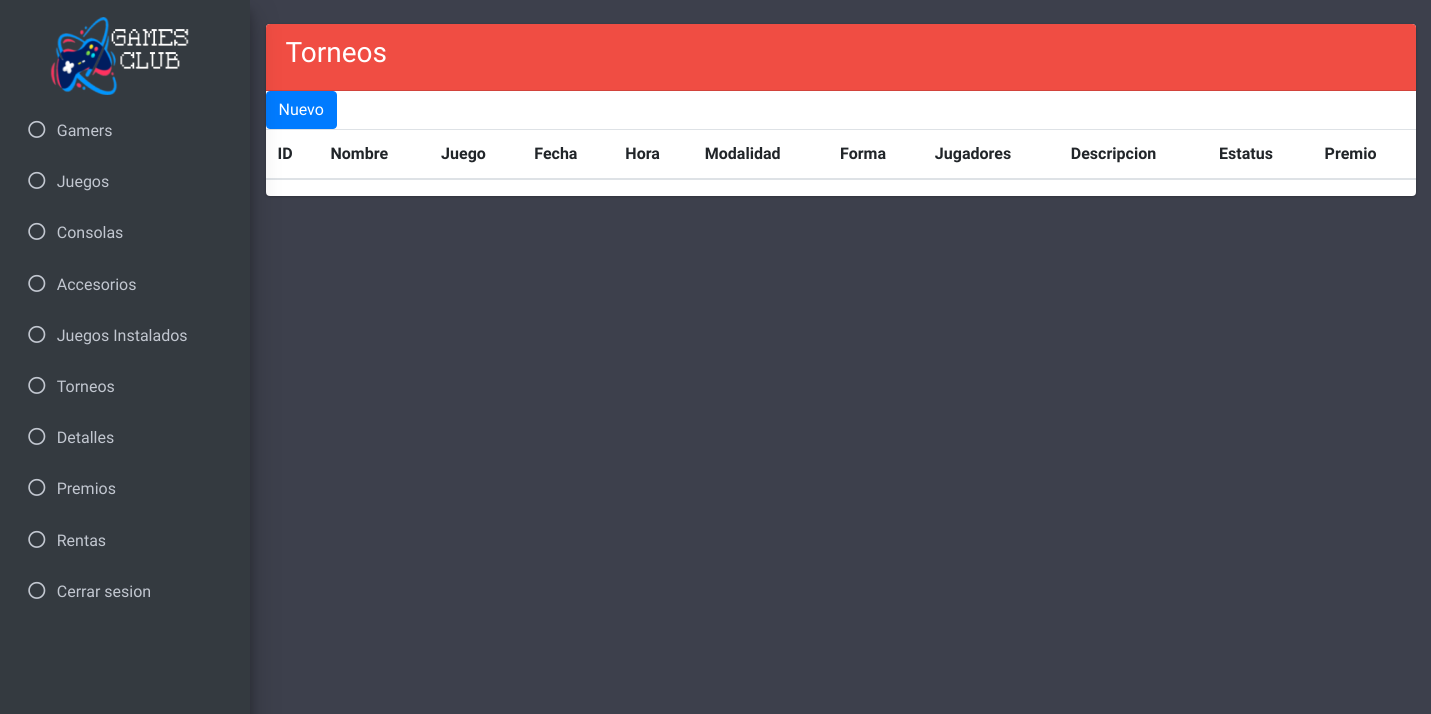
Page /vistas/admin_cTorneo.php (signed in) on the earlier database version.
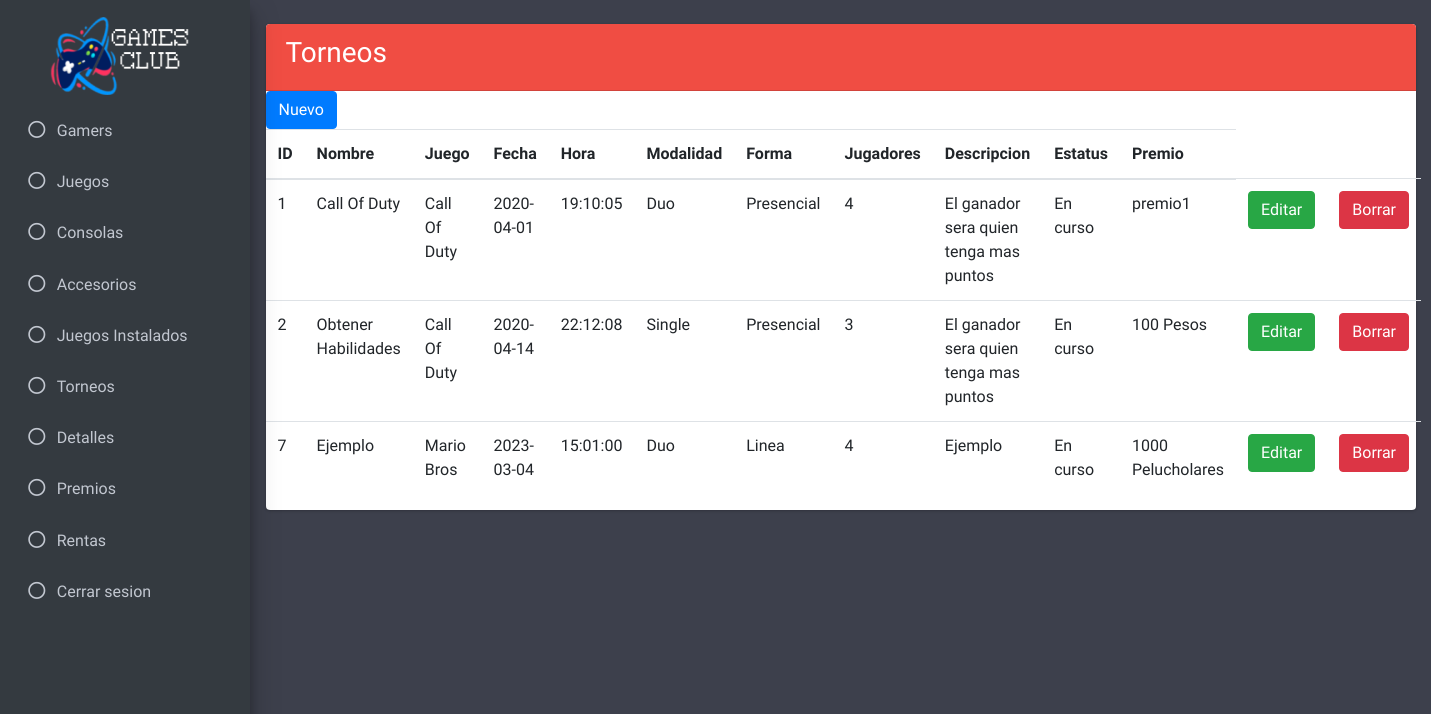
Same page on the later database version.
### tables this page shows
CREATE TABLE `torneo` (
  `id_torneo` int(11) NOT NULL,
  `nombre` varchar(45) NOT NULL,
  `juego` int(11) NOT NULL,
  `fecha` date NOT NULL,
  `hora` time NOT NULL,
  `modalidad` int(11) NOT NULL,
  `forma` int(11) NOT NULL,
  `max_jugadores` int(11) NOT NULL,
  `descripcion` varchar(45) NOT NULL,
  `estatus` int(11) NOT NULL,
  `id_premio` int(11) NOT NULL
);

CREATE TABLE `juego` (
  `id_juego` int(11) NOT NULL,
  `imagen` longtext NOT NULL,
  `nombre` varchar(45) NOT NULL
);

CREATE TABLE `modalidad` (
  `id_modalidad` int(11) NOT NULL,
  `tipo` varchar(45) NOT NULL
);

CREATE TABLE `forma` (
  `id_forma` int(11) NOT NULL,
  `tipo` varchar(20) NOT NULL
);

CREATE TABLE `estatus` (
  `id_estatus` int(11) NOT NULL,
  `tipo` varchar(45) NOT NULL
);

CREATE TABLE `premio` (
  `id_premio` int(11) NOT NULL,
  `premio` varchar(45) NOT NULL
);

### modelos/selectTables.php (called while the page is built, shortened)
<?php
  include_once "../controladores/conexion.php";
  $getNormalTorneo = $BD -> query("SELECT t.id_torneo as id, t.nombre, j.nombre as juego, t.fecha, t.hora, m.tipo as modalidad, f.tipo as forma, t.max_jugadores, t.descripcion, e.tipo as estatus, p.premio as premio FROM torneo t INNER JOIN juego j ON t.juego = j.id_juego INNER JOIN modalidad m ON t.modalidad = m.id_modalidad INNER JOIN forma f ON t.forma = f.id_forma INNER JOIN estatus e ON t.estatus = e.id_estatus INNER JOIN premio p ON t.id_premio = p.id_premio ORDER BY `id` ASC");
  $resultadoNormalTorneo = $getNormalTorneo -> fetchAll(PDO::FETCH_OBJ);
?>

### vistas/admin_cTorneo.php (the view, shortened to what the changed rows need)
<?php
include_once '../modelos/selectTables.php';
?>
<!DOCTYPE html>
<html>
<head>
  <link rel="stylesheet" href="plugins/fontawesome-free/css/all.min.css">
  <link rel="stylesheet" href="https://code.ionicframework.com/ionicons/2.0.1/css/ionicons.min.css">
  <link rel="stylesheet" href="plugins/tempusdominus-bootstrap-4/css/tempusdominus-bootstrap-4.min.css">
  <link rel="stylesheet" href="plugins/icheck-bootstrap/icheck-bootstrap.min.css">
  <link rel="stylesheet" href="plugins/jqvmap/jqvmap.min.css">
  <link rel="stylesheet" href="css/adminlte.min.css">
  <link rel="stylesheet" href="plugins/overlayScrollbars/css/OverlayScrollbars.min.css">
  <link rel="stylesheet" href="plugins/daterangepicker/daterangepicker.css">
  <link rel="stylesheet" href="plugins/summernote/summernote-bs4.css">
</head>
<body class="hold-transition sidebar-mini layout-fixed" style="background-color: #3D404C">
  <div class="wrapper">
    <div class="content-wrapper" style="background-color: #3D404C;">
      <br>
      <section class="content">
        <div class="container-fluid">
          <div class="row">
            <div class="col-md-12">
              <div class="card card-primary">
                <form class="" action="editTorneo.php" method="post">
                  <div class="crudAdmin" align="center">
                    <table class="table table-hover">
                      <thead>
                        <tr>
                          <th>ID</th>
                          <th>Nombre</th>
                          <th>Juego</th>
                          <th>Fecha</th>
                          <th>Hora</th>
                          <th>Modalidad</th>
                          <th>Forma</th>
                          <th>Jugadores</th>
                          <th>Descripcion</th>
                          <th>Estatus</th>
                          <th>Premio</th>
                        </tr>
                      </thead>
                      <tbody>
                        <?php foreach ($resultadoNormalTorneo as $resultadoNormalTorneo){ ?>
                        <?php $identificador = $resultadoNormalTorneo -> id ?>
                        <tr>
                          <td><?php echo $resultadoNormalTorneo -> id ?></td>
                          <td><?php echo $resultadoNormalTorneo -> nombre ?></td>
                          <td><?php echo $resultadoNormalTorneo -> juego ?></td>
                          <td><?php echo $resultadoNormalTorneo -> fecha ?></td>
                          <td><?php echo $resultadoNormalTorneo -> hora ?></td>
                          <td><?php echo $resultadoNormalTorneo -> modalidad ?></td>
                          <td><?php echo $resultadoNormalTorneo -> forma ?></td>
                          <td><?php echo $resultadoNormalTorneo -> max_jugadores ?></td>
                          <td><?php echo $resultadoNormalTorneo -> descripcion ?></td>
                          <td><?php echo $resultadoNormalTorneo -> estatus ?></td>
                          <td><?php echo $resultadoNormalTorneo -> premio ?></td>
                        <td>
                        <form action="editTorneo.php" method="post">
                        <button class="btn btn-success" type="submit" name="editar"
                        value="<?php echo htmlspecialchars($identificador); ?>">Editar
                        </button>
                        </form>
                        </td>
                        <td>
                        <form method="post" action="../controladores/borrar_Torneo.php">
                        <button type="submit" class="btn btn-danger" name="id"
                        value="<?php echo htmlspecialchars($identificador); ?>">Borrar
                        </button>
                        </form>
                        </td>
                        </tr>
                        <?php } ?>
                      </tbody>
                    </table>
                  </div>
                </form>
            </div>
          </div>
        </div>
      </div>
    </section>
  </div>
</body>
    </html>

Differences in the rows shown:
now on this page (row edited): torneo: id_torneo "1", nombre "Call Of Duty", juego.nombre "Call Of Duty", fecha "2020-04-01", hora "19:10:05", modalidad.tipo "Duo", forma.tipo "Presencial", max_jugadores "4", descripcion "El ganador sera quien tenga mas puntos", estatus.tipo "En curso", id_premio.premio "premio1"
now on this page (row edited): torneo: id_torneo "2", nombre "Obtener Habilidades", juego.nombre "Call Of Duty", fecha "2020-04-14", hora "22:12:08", modalidad.tipo "Single", forma.tipo "Presencial", max_jugadores "3", descripcion "El ganador sera quien tenga mas puntos", estatus.tipo "En curso", id_premio.premio "100 Pesos"
added torneo: id_torneo "7", nombre "Ejemplo", juego.nombre "Mario Bros", fecha "2023-03-04", hora "15:01:00", modalidad.tipo "Duo", forma.tipo "Linea", max_jugadores "4", descripcion "Ejemplo", estatus.tipo "En curso", id_premio.premio "1000 Pelucholares"
